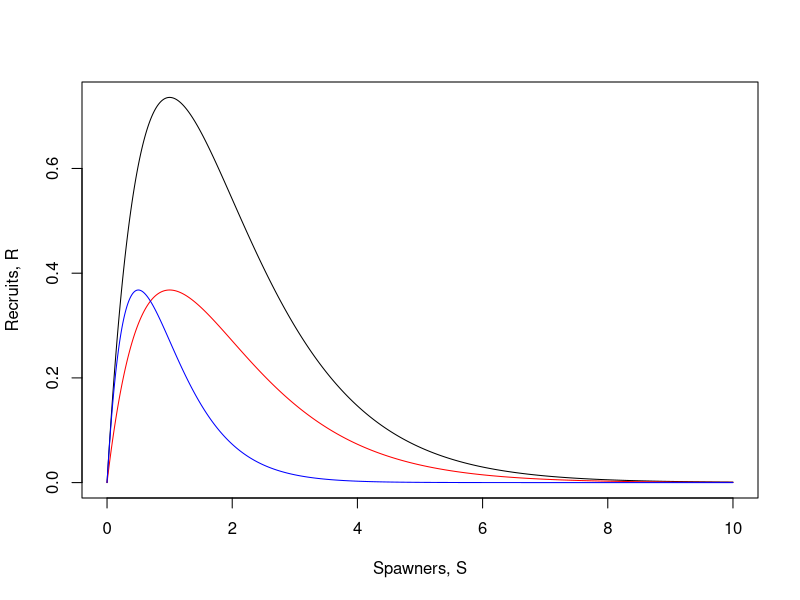

This figure's R source:
ricker <- function(Svec, alpha, beta)
{
  alpha * Svec * (exp(- beta * Svec))
}

S = seq(0, 10, by=0.01)
png("ricker.png")
plot(S, ricker(Svec = S, alpha = 2, beta = 1),
     type = "l",
     xlab = "Spawners, S",
     ylab = "Recruits, R",
     cex = 3)
lines(S, ricker(Svec = S, alpha = 1, beta = 1),
      col = "red")
lines(S, ricker(Svec = S, alpha = 2, beta = 2),
      col = "blue")
dev.off()
